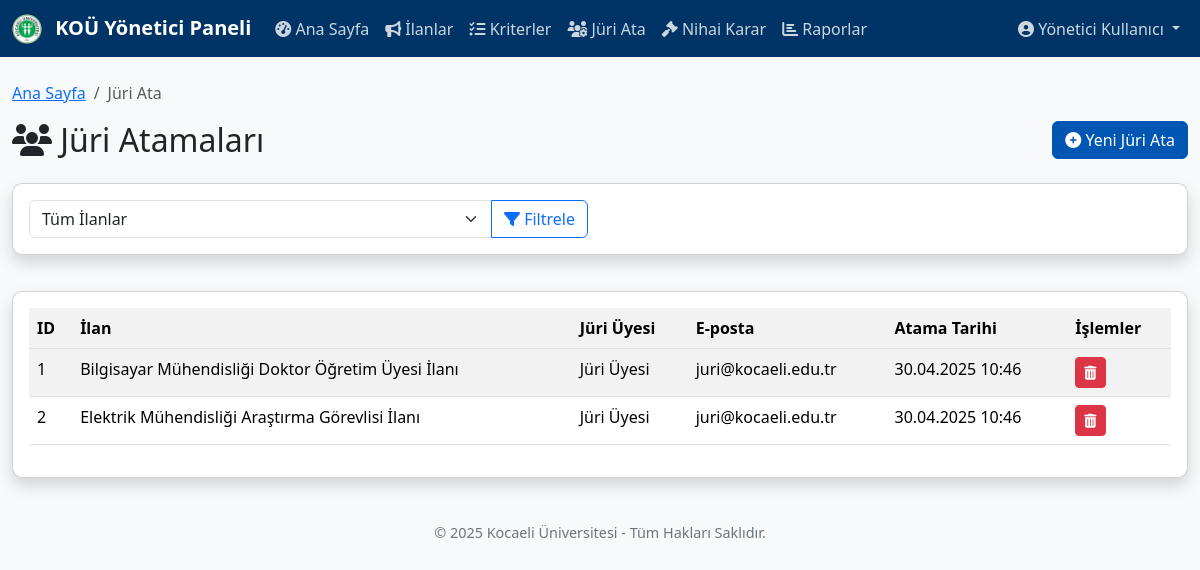
Page /yonetici/juri_ata.php (signed in) on the committed database.
### tables this page shows
CREATE TABLE `juri_atamalari` (
  `id` int(11) NOT NULL AUTO_INCREMENT,
  `ilan_id` int(11) NOT NULL,
  `juri_id` int(11) NOT NULL,
  `atama_tarihi` datetime NOT NULL DEFAULT current_timestamp(),
  `atayan_id` int(11) NOT NULL,
  `durum` enum('aktif','pasif') NOT NULL DEFAULT 'aktif',
  `tamamlanma_tarihi` datetime DEFAULT NULL,
  PRIMARY KEY (`id`),
  UNIQUE KEY `ilan_juri_unique` (`ilan_id`,`juri_id`),
  KEY `juri_id` (`juri_id`),
  KEY `atayan_id` (`atayan_id`),
  CONSTRAINT `juri_atamalari_ibfk_1` FOREIGN KEY (`ilan_id`) REFERENCES `ilanlar` (`id`) ON DELETE CASCADE,
  CONSTRAINT `juri_atamalari_ibfk_2` FOREIGN KEY (`juri_id`) REFERENCES `kullanicilar` (`id`) ON DELETE CASCADE,
  CONSTRAINT `juri_atamalari_ibfk_3` FOREIGN KEY (`atayan_id`) REFERENCES `kullanicilar` (`id`) ON DELETE CASCADE
);

CREATE TABLE `ilanlar` (
  `id` int(11) NOT NULL AUTO_INCREMENT,
  `ilan_baslik` varchar(255) NOT NULL,
  `fakulte_birim` varchar(255) NOT NULL,
  `bolum` varchar(255) NOT NULL,
  `anabilim_dali` varchar(255) NOT NULL,
  `kadro_unvani` varchar(100) NOT NULL,
  `kadro_sayisi` int(11) NOT NULL DEFAULT 1,
  `ilan_aciklama` text DEFAULT NULL,
  `basvuru_kosullari` text DEFAULT NULL,
  `ozel_sartlar` text DEFAULT NULL,
  `ilan_baslangic_tarihi` date NOT NULL,
  `ilan_bitis_tarihi` date NOT NULL,
  `mulakat_tarihi` date DEFAULT NULL,
  `sonuc_tarihi` date DEFAULT NULL,
  `durum` enum('taslak','aktif','kapandi','iptal') NOT NULL DEFAULT 'aktif',
  `olusturan_id` int(11) NOT NULL,
  `olusturma_tarihi` datetime NOT NULL DEFAULT current_timestamp(),
  `guncelleyen_id` int(11) DEFAULT NULL,
  `guncelleme_tarihi` datetime DEFAULT NULL,
  PRIMARY KEY (`id`),
  KEY `olusturan_id` (`olusturan_id`),
  KEY `guncelleyen_id` (`guncelleyen_id`),
  CONSTRAINT `ilanlar_ibfk_1` FOREIGN KEY (`olusturan_id`) REFERENCES `kullanicilar` (`id`) ON DELETE CASCADE,
  CONSTRAINT `ilanlar_ibfk_2` FOREIGN KEY (`guncelleyen_id`) REFERENCES `kullanicilar` (`id`) ON DELETE SET NULL
);

CREATE TABLE `kullanicilar` (
  `id` int(11) NOT NULL AUTO_INCREMENT,
  `tc_kimlik_no` varchar(11) NOT NULL,
  `ad` varchar(50) NOT NULL,
  `soyad` varchar(50) NOT NULL,
  `email` varchar(100) NOT NULL,
  `telefon` varchar(20) DEFAULT NULL,
  `sifre` varchar(255) NOT NULL,
  `rol` enum('aday','admin','yonetici','juri') NOT NULL DEFAULT 'aday',
  `durum` tinyint(1) NOT NULL DEFAULT 1,
  `kayit_tarihi` datetime NOT NULL DEFAULT current_timestamp(),
  `son_giris_tarihi` datetime DEFAULT NULL,
  `dogum_tarihi` date DEFAULT NULL,
  `dogum_yeri` varchar(100) DEFAULT NULL,
  `cinsiyet` enum('Erkek','Kadın','Belirtilmemiş') DEFAULT 'Belirtilmemiş',
  `adres` text DEFAULT NULL,
  `il` varchar(50) DEFAULT NULL,
  `ilce` varchar(50) DEFAULT NULL,
  `posta_kodu` varchar(10) DEFAULT NULL,
  `unvan` varchar(100) DEFAULT NULL,
  `kurum` varchar(255) DEFAULT NULL,
  `profil_resmi` varchar(255) DEFAULT NULL,
  PRIMARY KEY (`id`),
  UNIQUE KEY `tc_kimlik_no` (`tc_kimlik_no`),
  UNIQUE KEY `email` (`email`)
);

### yonetici/juri_ata.php (the view, shortened to what this page needs)
<?php
include("../db_connection.php");
$where_clause = "";
$sql = "SELECT ja.*, i.ilan_baslik, k.ad, k.soyad, k.email
        FROM juri_atamalari ja
        JOIN ilanlar i ON ja.ilan_id = i.id
        JOIN kullanicilar k ON ja.juri_id = k.id
        $where_clause
        ORDER BY ja.atama_tarihi DESC";
$result = mysqli_query($conn, $sql);
$juri_atamalari = mysqli_fetch_all($result, MYSQLI_ASSOC);
?>
<!DOCTYPE html>
<html lang="tr">
<head>
    <link rel="stylesheet" href="https://cdn.jsdelivr.net/npm/bootstrap@5.3.2/dist/css/bootstrap.min.css">
    <link rel="stylesheet" href="https://cdnjs.cloudflare.com/ajax/libs/font-awesome/6.4.2/css/all.min.css">
    <link rel="stylesheet" href="../style.css">
</head>
<body>
    <?php include("navbar.php"); ?>
    <div class="container mt-4">
        <div class="row">
            <div class="col-md-12">
                <nav aria-label="breadcrumb">
                    <ol class="breadcrumb">
                        <li class="breadcrumb-item"><a href="dashboard.php">Ana Sayfa</a></li>
                        <li class="breadcrumb-item active" aria-current="page">Jüri Ata</li>
                    </ol>
                </nav>
            </div>
        </div>
        <div class="row mb-3">
            <div class="col-md-8">
                <h2><i class="fas fa-users"></i> Jüri Atamaları</h2>
            </div>
            <div class="col-md-4 text-end">
                <button type="button" class="btn btn-primary" data-bs-toggle="modal" data-bs-target="#juriAtaModal">
                    <i class="fas fa-plus-circle"></i> Yeni Jüri Ata
                </button>
            </div>
        </div>
        <div class="row mb-3">
            <div class="col-md-12">
                <div class="card shadow">
                    <div class="card-body">
                        <div class="row">
                            <div class="col-md-6">
                                <form action="juri_ata.php" method="get">
                                    <div class="input-group">
                                        <select class="form-select" name="ilan_id" id="ilan-filtre">
                                            <option value="">Tüm İlanlar</option>
                                        </select>
                                        <button type="submit" class="btn btn-outline-primary">
                                            <i class="fas fa-filter"></i> Filtrele
                                        </button>
                                    </div>
                                </form>
                            </div>
                        </div>
                    </div>
                </div>
            </div>
        </div>
        <div class="row">
            <div class="col-md-12">
                <div class="card shadow">
                    <div class="card-body">
                        <?php if (count($juri_atamalari) > 0): ?>
                            <div class="table-responsive">
                                <table class="table table-striped table-hover">
                                    <thead>
                                        <tr>
                                            <th>ID</th>
                                            <th>İlan</th>
                                            <th>Jüri Üyesi</th>
                                            <th>E-posta</th>
                                            <th>Atama Tarihi</th>
                                            <th>İşlemler</th>
                                        </tr>
                                    </thead>
                                    <tbody>
                                        <?php foreach ($juri_atamalari as $atama): ?>
                                            <tr>
                                                <td><?php echo $atama['id']; ?></td>
                                                <td><?php echo $atama['ilan_baslik']; ?></td>
                                                <td><?php echo $atama['ad'] . ' ' . $atama['soyad']; ?></td>
                                                <td><?php echo $atama['email']; ?></td>
                                                <td><?php echo date('d.m.Y H:i', strtotime($atama['atama_tarihi'])); ?></td>
                                                <td>
                                                    <a href="javascript:void(0);" onclick="juriAtamaSil(<?php echo $atama['id']; ?>, <?php echo isset($_GET['ilan_id']) ? $_GET['ilan_id'] : 'null'; ?>)" class="btn btn-danger btn-sm" title="Sil">
                                                        <i class="fas fa-trash-alt"></i>
                                                    </a>
                                                </td>
                                            </tr>
                                        <?php endforeach; ?>
                                    </tbody>
                                </table>
                            </div>
                        <?php else: ?>
                            <div class="alert alert-warning">
                                <i class="fas fa-exclamation-triangle"></i> Kriterlere uygun jüri ataması bulunamadı.
                            </div>
                        <?php endif; ?>
                    </div>
                </div>
            </div>
        </div>
    </div>
    <footer class="text-center mt-4 mb-4">
        <p>&copy; <?php echo date("Y"); ?> Kocaeli Üniversitesi - Tüm Hakları Saklıdır.</p>
    </footer>
</body>
</html>

### style.css (style rules this page uses)
body { background-color: #f8f9fa; font-family: "Segoe UI", Tahoma, Geneva, Verdana, sans-serif; }
.container { max-width: 1200px; }
.card { border-radius: 10px; overflow: hidden; margin-bottom: 20px; }
.btn-primary { background-color: #0056b3; border-color: #0056b3; }
footer { color: #6c757d; font-size: 0.9rem; }
.table th { background-color: #f2f2f2; }

### rows in the picture
juri_atamalari: id "1", ilan.ilan_baslik "Bilgisayar Mühendisliği Doktor Öğretim Üyesi İlanı", juri.ad "Jüri", juri.soyad "Üyesi", juri.email "juri@kocaeli.edu.tr", atama_tarihi "30.04.2025 10:46"
juri_atamalari: id "2", ilan.ilan_baslik "Elektrik Mühendisliği Araştırma Görevlisi İlanı", juri.ad "Jüri", juri.soyad "Üyesi", juri.email "juri@kocaeli.edu.tr", atama_tarihi "30.04.2025 10:46"

### other values in the picture
$_SESSION['name'] "Yönetici Kullanıcı"
